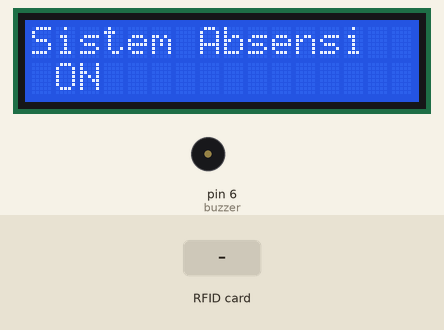
Recording of a sketch running on a simulated Arduino Uno, built with avr-gcc and run on an emulated ATmega328P. On the bench: 16×2 character LCD, buzzer (waves = sounding). The test bench sets the inputs (shaded band). What the sketch prints to the serial monitor is not drawn.

Above: at 6.3 s.
6.4 s: RFID card B7 CB 09 D9 held to the reader
At 7.1 s:
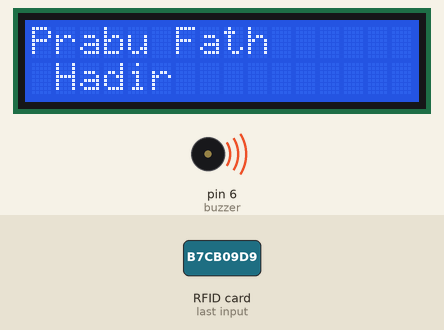
9.4 s: RFID card 75 73 93 37 held to the reader
At 10.8 s:
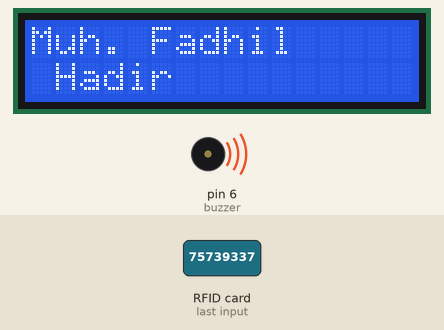
12.4 s: RFID card 5E 7A 19 C4 held to the reader
At 12.61 s:
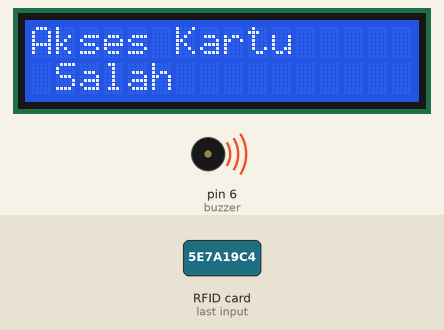
Timing chart, 0 to 15.4 s (numbered marks = the images above; inputs shaded):
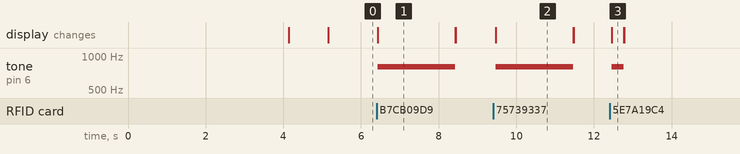

Measured:
- after the input at 6.4 s, tone on pin 6 (buzzer): silent → 800 Hz at once, → silent 2.0 s later; the display: changes at once (image 1)
- after the input at 9.4 s, tone on pin 6 (buzzer): silent → 800 Hz after 0.07 s, → silent 2.0 s later; the display: changes after 0.07 s (image 2)
- after the input at 12.4 s, tone on pin 6 (buzzer): silent → 800 Hz after 0.06 s, → silent 0.30 s later; the display: changes after 0.06 s (image 3)
- what the display in image 1 shows lasts 2.0 s, from 6.4 s to 8.4 s

The sketch:

Project_Sistem_Absensi_Berbasis_RFID.ino
```cpp
#include <LiquidCrystal_I2C.h>
#include <SPI.h>
#include <MFRC522.h>

#define SS_PIN 10
#define RST_PIN 9
MFRC522 mfrc522(SS_PIN, RST_PIN);   // Create MFRC522 instance.
int buzzer = 6;

LiquidCrystal_I2C lcd(0x27, 16, 2);
void setup()
{
  Serial.begin(9600);   // Initiate a serial communication
  SPI.begin();      // Initiate  SPI bus
  lcd.begin();
  mfrc522.PCD_Init();   // Initiate MFRC522
  Serial.println("Approximate your card to the reader...");
  Serial.println();
   lcd.setCursor(0,0);
   lcd.print("Absensi Mhs");
   lcd.setCursor(0,1);
   lcd.print("Prabu Fath Ilham");
   delay(4000);
   lcd.clear();
   delay(1000);

}
void loop()
{
   lcd.setCursor(0,0);
   lcd.print("Sistem Absensi");
   lcd.setCursor(1,1);
   lcd.print("ON");
  // Look for new cards
  if ( ! mfrc522.PICC_IsNewCardPresent())
  {
    return;
  }
  // Select one of the cards
  if ( ! mfrc522.PICC_ReadCardSerial())
  {
    return;
  }
  //Show UID on serial monitor
  Serial.print("UID tag :");
  String content= "";
  byte letter;
  for (byte i = 0; i < mfrc522.uid.size; i++)
  {
     Serial.print(mfrc522.uid.uidByte[i] < 0x10 ? " 0" : " ");
     Serial.print(mfrc522.uid.uidByte[i], HEX);
     content.concat(String(mfrc522.uid.uidByte[i] < 0x10 ? " 0" : " "));
     content.concat(String(mfrc522.uid.uidByte[i], HEX));
  }
  Serial.println();
  Serial.print("Message : ");
  content.toUpperCase();
  if (content.substring(1) == "B7 CB 09 D9") //change here the UID of the card/cards that you want to give access
  {
    lcd.clear();
    Serial.println("Authorized access");
    lcd.setCursor(0,0);
    lcd.print("Prabu Fath");
    lcd.setCursor(1,1);
    lcd.print("Hadir");
    tone(buzzer,800);
    Serial.println();
    delay(2000);
  }

   else if (content.substring(1) == "75 73 93 37") //change here the UID of the card/cards that you want to give access
  {
    lcd.clear();
    Serial.println("Authorized access");
    lcd.setCursor(0,0);
    lcd.print("Muh. Fadhil");
    lcd.setCursor(1,1);
    lcd.print("Hadir");
    tone(buzzer,800);
    Serial.println();
    delay(2000);
  }

 else   {
    lcd.clear();
    Serial.println(" Access denied");
    lcd.setCursor(0,0);
    lcd.print("Akses Kartu");
    lcd.setCursor(1,1);
    lcd.print("Salah");
    tone(buzzer,800);
    delay(300);
    noTone(buzzer);
  }
// delay(3000);
  lcd.clear();
  noTone(buzzer);

}
```
